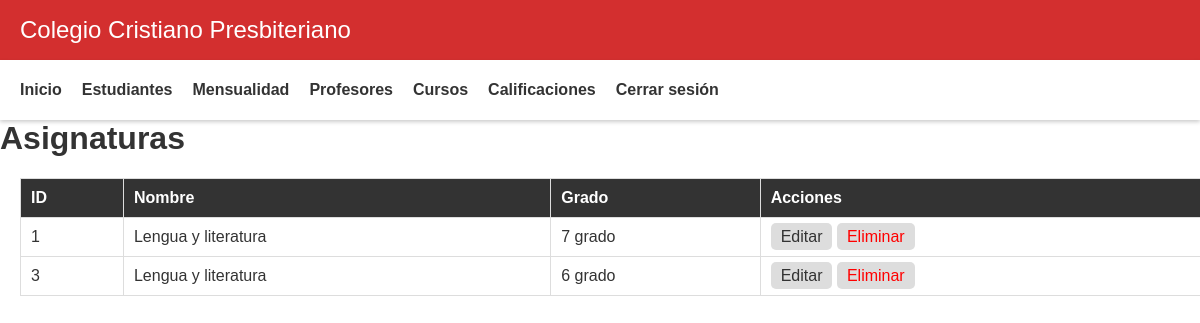
The app's page /code/view/admin/view_cursos.php (signed in), older data.
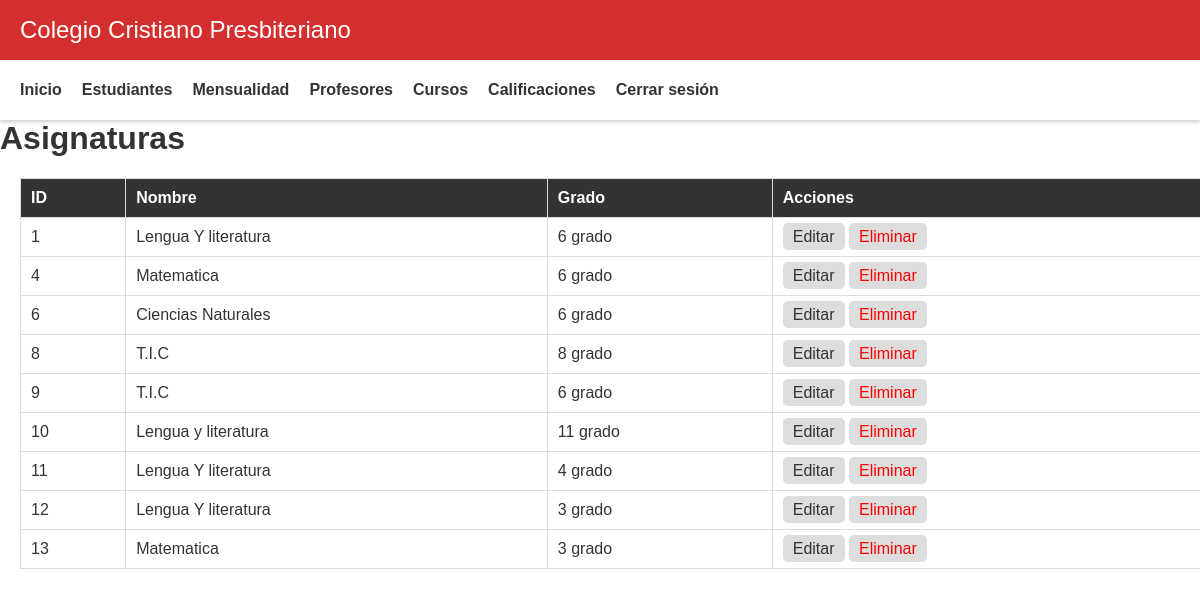
The same page, newer data.
### tables this page shows
CREATE TABLE `asignaturas` (
  `id_asignatura` int(11) NOT NULL,
  `nombre_asignatura` varchar(50) NOT NULL,
  `id_grado` int(11) NOT NULL
);

CREATE TABLE `grados` (
  `id_grado` int(11) NOT NULL,
  `nombre_grado` varchar(50) NOT NULL
);

### code/view/admin/view_cursos.php (the view, shortened to what this page needs)
<?php
    include "../../conexion.php";
    include"header.php";
    $query = "SELECT a.*, g.nombre_grado AS nombre_grado
              FROM asignaturas a
              INNER JOIN grados g ON a.id_grado = g.id_grado
              ORDER BY a.id_asignatura";
    $result = $conexion->query($query);
?>
<!DOCTYPE html>
<html>
<head>
</head>
<body>
    <h1>Asignaturas</h1>
    <table>
        <thead>
            <tr>
                <th>ID</th>
                <th>Nombre</th>
                <th>Grado</th>
                <th>Acciones</th>
            </tr>
        </thead>
        <tbody>
            <?php while ($row = $result->fetch_assoc()): ?>
            <tr>
                <td><?php echo $row['id_asignatura']; ?></td>
                <td><?php echo $row['nombre_asignatura']; ?></td>
                <td><?php echo $row['nombre_grado']; ?></td>
                <td>
                    <a href="editar_asignatura.php?id=<?php echo $row['id_asignatura']; ?>">Editar</a>
                    <a href="#" class="delete-link" onclick="confirmarEliminacion(<?php echo $row['id_asignatura']; ?>)">Eliminar</a>
                </td>
            </tr>
            <?php endwhile; ?>
        </tbody>
    </table>
</body>
</html>

### code/view/admin/header.php (shortened to what this page needs)
<!DOCTYPE html>
<html lang="en">
<head>
    <link rel="stylesheet" href="style.css">
</head>
<body>
<div id="header">
    <h1>Colegio Cristiano Presbiteriano</h1>
  </div>
  <div id="menu">
    <a href="index.php">Inicio</a>
    <a href="A_estudiante.php">Estudiantes</a>
    <a href="#">Mensualidad</a>
    <a href="#">Profesores</a>
    <a href="#">Cursos</a>
    <a href="calificaciones.php">Calificaciones</a>
    <a href="close.php">Cerrar sesión</a>
  </div>
</body>
</html>

### code/view/admin/style.css (style rules this page uses)
body { margin: 0; padding: 0; font-family: sans-serif; background-color: #fff; color: #333; }
#header { display: flex; align-items: center; justify-content: space-between; height: 60px; padding: 0 20px; background-color: #d32f2f; color: #fff; }
#header h1 { font-size: 24px; font-weight: normal; margin: 0; }
#menu { display: flex; align-items: center; background-color: #fff; box-shadow: 0 2px 4px rgba(0,0,0,0.2); height: 60px; padding: 0 20px; }
#menu a { color: #333; text-decoration: none; margin-right: 20px; font-weight: bold; font-size: 16px; }

### code/view/admin/view_cursos.php (style rules this page uses)
body { font-family: Arial, sans-serif; margin: 0; padding: 0; }
h1 { margin-top: 0; }
table { border-collapse: collapse; width: 100%; margin: 20px; }
th, td { padding: 10px; border: 1px solid #ddd; text-align: left; }
th { background-color: #333; color: #fff; }
td a { color: #333; text-decoration: none; background-color: #ddd; padding: 5px 10px; border-radius: 5px; }
.delete-link { color: red; }

Row changes from the older to the newer data that the page shows:
removed asignaturas: id_asignatura "3", nombre_asignatura "Lengua y literatura", id_grado.nombre_grado "6 grado"
changed asignaturas id 1: nombre_asignatura "Lengua y literatura" → "Lengua Y literatura"; id_grado.nombre_grado "7 grado" → "6 grado"
added asignaturas: id_asignatura "4", nombre_asignatura "Matematica", id_grado.nombre_grado "6 grado"
added asignaturas: id_asignatura "6", nombre_asignatura "Ciencias Naturales", id_grado.nombre_grado "6 grado"
added asignaturas: id_asignatura "8", nombre_asignatura "T.I.C", id_grado.nombre_grado "8 grado"
added asignaturas: id_asignatura "9", nombre_asignatura "T.I.C", id_grado.nombre_grado "6 grado"
added asignaturas: id_asignatura "10", nombre_asignatura "Lengua y literatura", id_grado.nombre_grado "11 grado"
added asignaturas: id_asignatura "11", nombre_asignatura "Lengua Y literatura", id_grado.nombre_grado "4 grado"
added asignaturas: id_asignatura "12", nombre_asignatura "Lengua Y literatura", id_grado.nombre_grado "3 grado"
added asignaturas: id_asignatura "13", nombre_asignatura "Matematica", id_grado.nombre_grado "3 grado"
